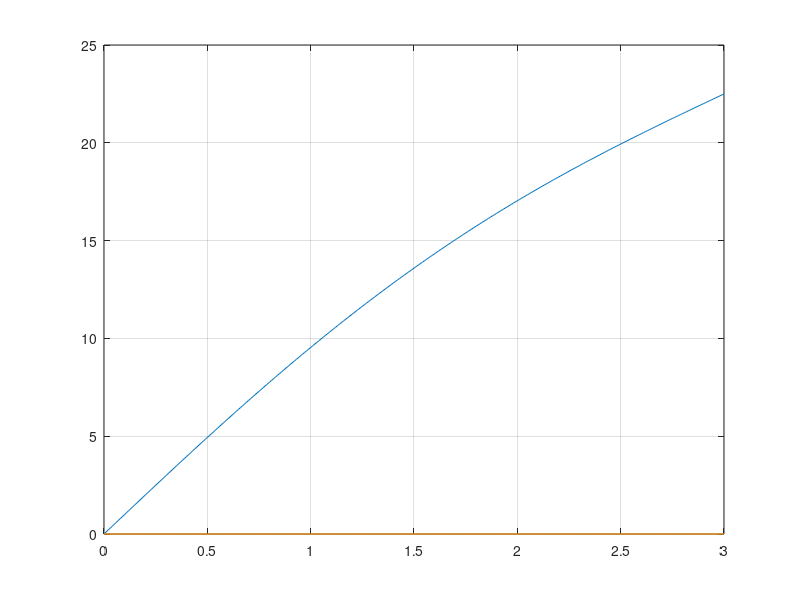
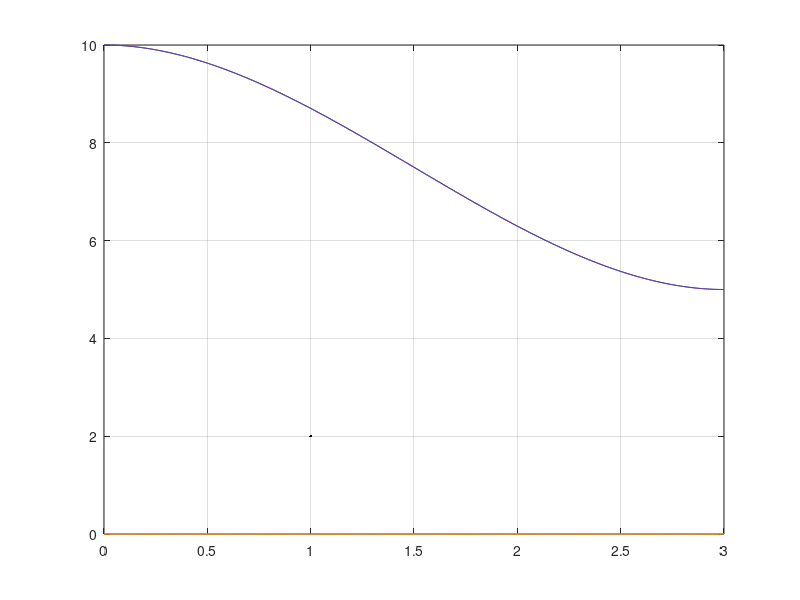
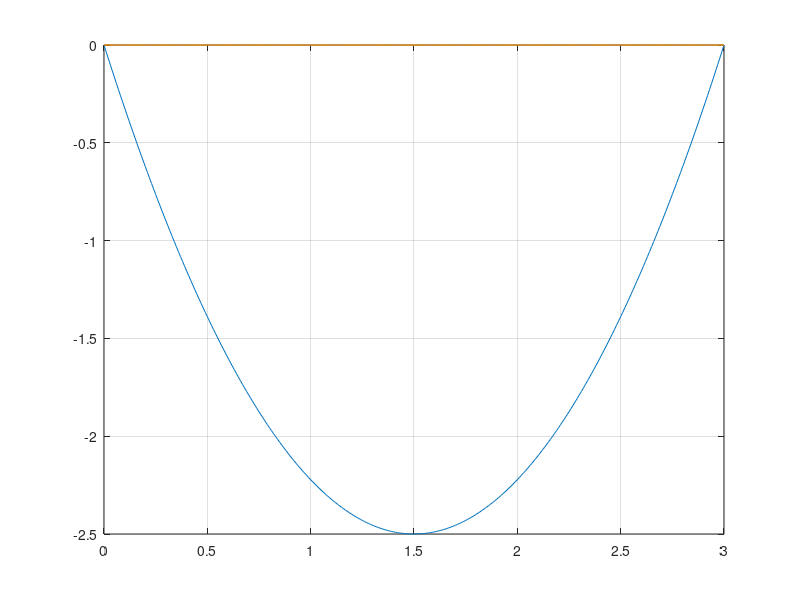

Recreate these plots in MATLAB, in order. (Note: this script raises an error after producing the figures.)
clc;  clear

r  = [  0  0  0 ];
v  = [ 10  0  0 ];
a  = [  0  0  0 ];

r2 = [ 100   0   0 ];
v2 = [   5   0   0 ];
a2 = [   0   0   0 ];

t = 3;

%%%%%%%%%%%%%%%%%%%%%%%%%%%%%%%%%%%%%%%%%%%%%%%%%%%


A = [ t^3/6   t^4/24   -1 
      t^2/2   t^3/6     0 
      t       t^2/2     0 ];

B = [ -v*t 
      v2-v  
      0, 0, 0   ];

if rank(A) < 3
    error('Error. Interpolación TPV sin solución')
end  

X  = A\B;
d1 = X(1,:);  % jerk
d2 = X(2,:);  % jolt
r2 = X(3,:)   % distancia recorrida


r2 = r + (v+v2)/2*t


%%%%%%%%%%%%%%%%%%%%%%%%%%%%%%%%%%%%%%%%%%%%%%%%%%%


A = [ t^3/6   t^4/24   t^5/120 
      t^2/2   t^3/6    t^4/24 
      t       t^2/2    t^3/6  ];

B = [ r2-r-v*t 
      v2-v-a*t  
      a2-a      ];

if rank(A) < 3
    error('Error. Interpolación TPV sin solución')
end  

X = A\B;
d1  = X(1,:);  % jerk
d2  = X(2,:);  % jolt
d3  = X(3,:);  % jolt_dot


tt = 0:0.01:t;
rr = zeros(length(tt),3);
vv = zeros(length(tt),3);
aa = zeros(length(tt),3);

for i = 1:length(tt)
    t = tt(i);
    rr(i,:) = r +  v*t + 1/2* a*t^2 + 1/6*d1*t^3 + 1/24*d2*t^4 + 1/120*d3*t^5 ;
    vv(i,:) = v +  a*t + 1/2*d1*t^2 + 1/6*d2*t^3 + 1/24*d3*t^4 ;
    aa(i,:) = a + d1*t + 1/2*d2*t^2 + 1/6*d3*t^3 ;
end

% rr(end,:)
% vv(end,:)
% aa(end,:)


figure(1)
clf
plot(tt,rr)
grid on

figure(2)
clf
plot(tt,vv)
hold on
plot(tt,sqrt(vv(:,1).^2 + vv(:,2).^2 + vv(:,3).^2),LineWidth=2,Color='k')
grid on

figure(3)
clf
plot(tt,aa)
grid on


figure(4)
clf
viscircles([0 100],100, LineWidth=1);
hold on
plot3(rr(:,1),rr(:,2),rr(:,3),LineWidth=2)
grid on
xlabel('X')
ylabel('Y')
zlabel('Z')

axis equal
% axis([0 100 0 100 -10 90])
view(2)
